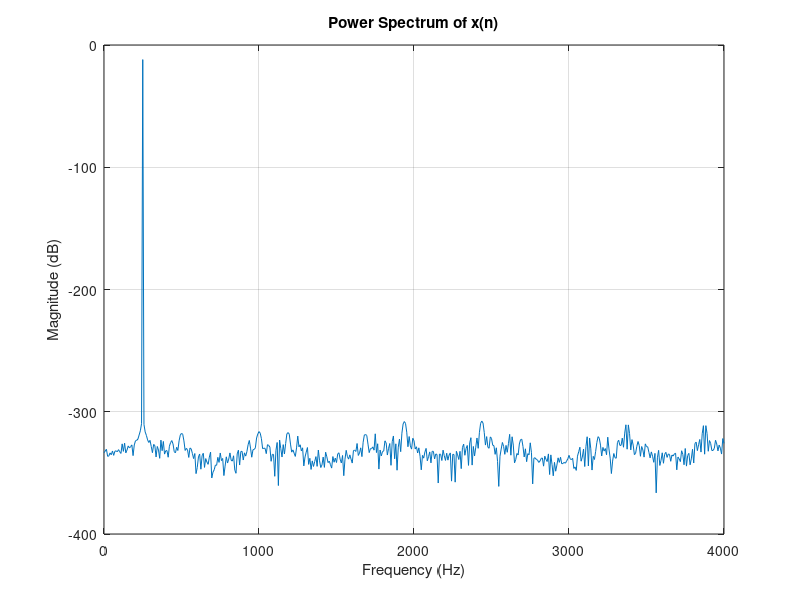

Source code (MATLAB):
clc;
clear;
close all;
N = 1024;
fs = 8000;
f = input('Enter the frequency [1 to 5000]: ');
n = 0:N-1;
x = cos(2 * pi *50* (f / fs) * n); 
[Pxx, frequencies] = periodogram(x, [], N, fs);
figure;
plot(frequencies, 10 * log10(Pxx));
grid on;
xlabel('Frequency (Hz)');
ylabel('Magnitude (dB)');
title('Power Spectrum of x(n)');
